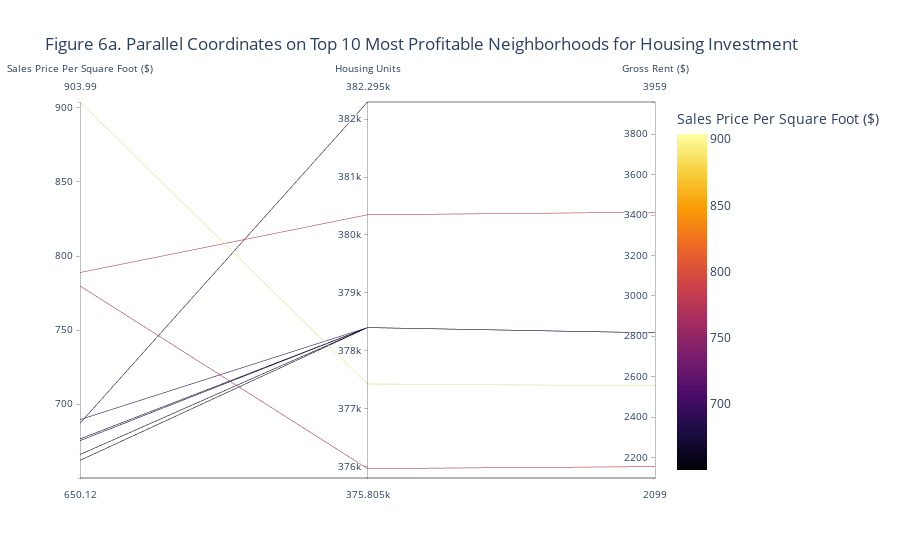

The cell this chart's notebook holds for it:
### Code cell
# 1. Parallel Coordinates Plot
plot_parallel_coordinates = px.parallel_coordinates(
        mean,
        dimensions=['sale_price_sqr_foot','housing_units', 'gross_rent'],
        color='sale_price_sqr_foot',
        color_continuous_scale=px.colors.sequential.Inferno,
        title='Figure 6a. Parallel Coordinates on Top 10 Most Profitable Neighborhoods for Housing Investment',
        labels={
            #"neighborhood": "Neighborhood", not showing up because it is not a numerical coordinate
            "sale_price_sqr_foot": "Sales Price Per Square Foot ($)",
            "housing_units": "Housing Units",
            "gross_rent": "Gross Rent ($)"
        }
    )
    
plot_parallel_coordinates

### Figure 1 — Plotly figure (JSON) as saved in the notebook; plotly's stock layout.template omitted (floating-point values rounded to 4 significant figures)
{"data": [{"dimensions": [{"label": "Sales Price Per Square Foot ($)", "values": [904.0, 788.8, 779.8, 689.6, 687.1, 676.5, 675.4, 666.0, 662.0, 650.1]}, {"label": "Housing Units", "values": [377400.0, 380348, 376000.0, 378401, 382295, 378401, 378401, 378401, 378401, 375805]}, {"label": "Gross Rent ($)", "values": [2555.0, 3414, 2155.0, 2817.0, 3959, 2817.0, 2817.0, 2817.0, 2817.0, 2099]}], "domain": {"x": [0, 1], "y": [0, 1]}, "line": {"color": [904.0, 788.8, 779.8, 689.6, 687.1, 676.5, 675.4, 666.0, 662.0, 650.1], "coloraxis": "coloraxis"}, "name": "", "type": "parcoords"}], "layout": {"autosize": true, "coloraxis": {"colorbar": {"title": {"text": "Sales Price Per Square Foot ($)"}}, "colorscale": [[0, "#000004"], [0.1111, "#1b0c41"], [0.2222, "#4a0c6b"], [0.3333, "#781c6d"], [0.4444, "#a52c60"], [0.5556, "#cf4446"], [0.6667, "#ed6925"], [0.7778, "#fb9b06"], [0.8889, "#f7d13d"], [1, "#fcffa4"]]}, "legend": {"tracegroupgap": 0}, "title": {"text": "Figure 6a. Parallel Coordinates on Top 10 Most Profitable Neighborhoods for Housing Investment"}}}
